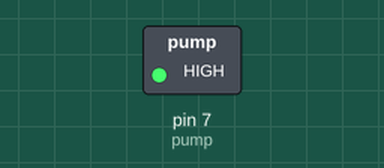
The sketch below on a simulated Arduino Uno, built with avr-gcc and run on an emulated ATmega328P. On the bench: switched loads named in the sketch (green lamp = pin HIGH).

Above: at 0.1 s.
Timing chart, 0 to 1.6 s (numbered marks = the images above):
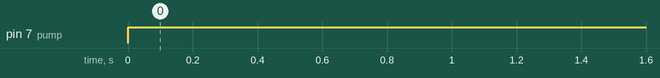

The sketch:

basicPump.ino
```cpp
const int pump = 7;

void setup() {
  Serial.begin(9600);
  while (!Serial);
  pinMode(pump, OUTPUT);
}


// HIGH means will pump water
void loop() {
  digitalWrite(pump, HIGH);
  delay(2000);
  // digitalWrite(pump, LOW);
  // delay(2000);
}
```

Measured:
- by itself, pin 7 (pump): LOW → HIGH at 0.00 s
